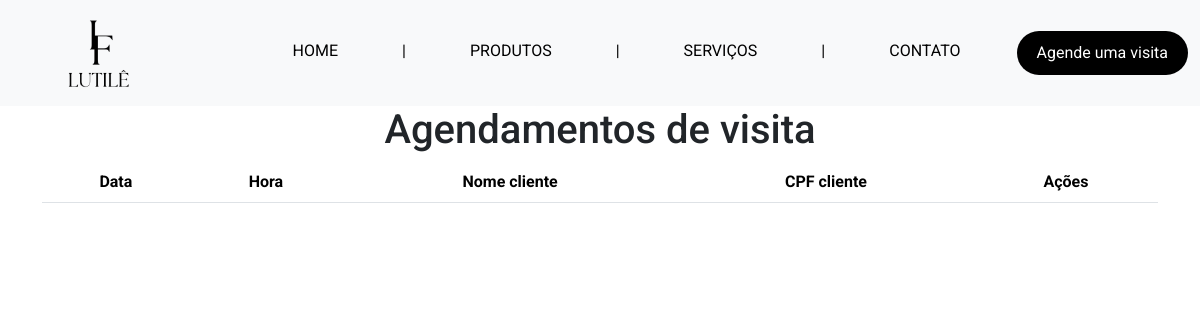
Before: /admin/agendamentos with the older database file.
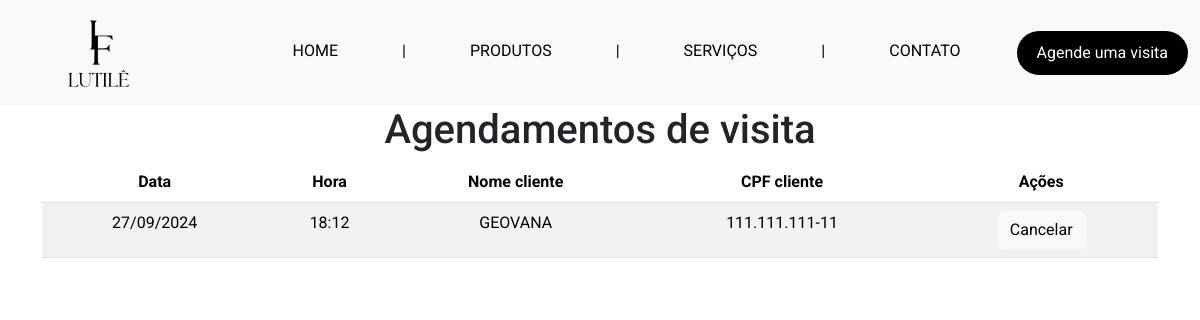
After: the same page with the newer database file.
### tables this page shows
CREATE TABLE `visitacao` (
  `data` DATE NOT NULL,
  `horario` VARCHAR(45) NOT NULL,
  `cliente_cpf` VARCHAR(11) NOT NULL,
  PRIMARY KEY (`data`, `horario`, `cliente_cpf`),
  FOREIGN KEY (`cliente_cpf`)
    REFERENCES `cliente` (`cpf`)
    ON DELETE CASCADE
    ON UPDATE RESTRICT
);

CREATE TABLE `cliente` (
  `cpf` VARCHAR(11) NOT NULL,
  `nome_cliente` VARCHAR(100) NOT NULL,
  `celular` VARCHAR(14) NOT NULL,
  `endereco` VARCHAR(100) NOT NULL,
  PRIMARY KEY (`cpf`)
);

### app.py (the view)
@app.route('/admin/agendamentos', methods=['GET'])
def agendamentos_admin():
    todos_agendamentos = get_agendamentos_dict()
    print(todos_agendamentos)
    return render_template('html/pages/admin/agendamentos-admin.html', todos_agendamentos=todos_agendamentos)

### app.py (called while the page is built)
def get_connection():
    return sqlite3.connect('instance/salao_festas.db')

def get_agendamentos_dict():
    with get_connection() as conn:
        cursor = conn.cursor()
        cursor.execute('SELECT data, horario, cpf, nome_cliente FROM visitacao, cliente WHERE visitacao.cliente_cpf = cliente.cpf')
        todos_agendamentos = [dict(zip([column[0] for column in cursor.description], row)) for row in cursor.fetchall()]
        return todos_agendamentos

def format_datetime(value, format='%d/%m/%Y'):
    if value is None:
        return ""
    try:
        date_obj = datetime.strptime(value, '%Y-%m-%d')
        return date_obj.strftime(format)
    except ValueError:
        return value

@app.context_processor
def inject_active():
    def is_active(endpoint): #recebe o endpoint (rota) e verifica se é igual o endpoint atual, se for ele retorna a classeactive, se não retorna vazio
        return 'active' if request.endpoint == endpoint else ''
    return dict(is_active=is_active)

### templates/html/pages/admin/agendamentos-admin.html (shortened to what this page needs)
{% extends "base.html" %}
{% block content %}
<h1 class="text-center">Agendamentos de visita</h1>
<div class="container d-flex flex-column align-items-center">
    <table class="table table-striped">
        <thead>
          <tr>
            <th scope="col" class="text-center">Data</th>
            <th scope="col" class="text-center">Hora</th>
            <th scope="col" class="text-center">Nome cliente</th>
            <th scope="col" class="text-center">CPF cliente</th>
            <th scope="col" class="text-center">Ações</th>
          </tr>
        </thead>
        <tbody>
          {% for agendamento in todos_agendamentos %}
          <tr>
              <td class="text-center">{{ agendamento.data | datetime('%d/%m/%Y') }}</td>
              <td class="text-center">{{ agendamento.horario }}</td>
              <td class="text-center">{{ agendamento.nome_cliente }}</td>
              <td class="text-center">{{ agendamento.cpf }}</td>
              <td class="text-center">
                <form action="{{ url_for('cancelar_agendamento') }}" method="POST" onsubmit="return confirmCancel()" class="d-inline">
                  <button type="submit" class="btn btn-light">Cancelar</button>
                </form>
              </td>
          </tr>
          {% endfor %}
        </tbody>
      </table>
</div>
{% endblock %}

Changed rows visible on the page:
added visitacao: data "27/09/2024", horario "18:12", nome_cliente "GEOVANA", cpf "111.111.111-11"
